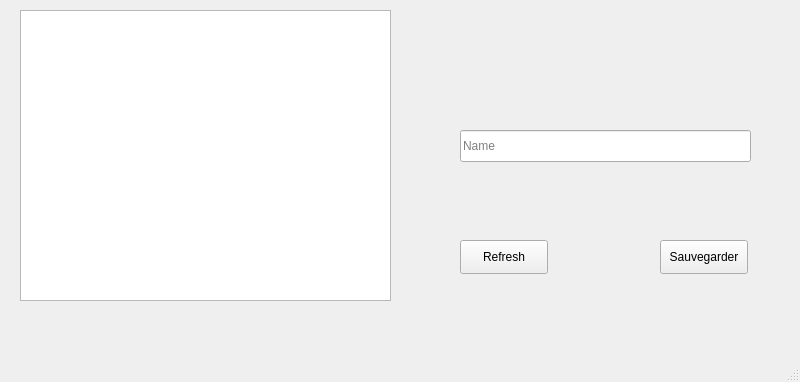
<?xml version="1.0" encoding="UTF-8"?>
<ui version="4.0">
 <class>MainWindow</class>
 <widget class="QMainWindow" name="MainWindow">
  <property name="geometry">
   <rect>
    <x>0</x>
    <y>0</y>
    <width>800</width>
    <height>382</height>
   </rect>
  </property>
  <property name="windowTitle">
   <string>Register New Pcs</string>
  </property>
  <widget class="QWidget" name="centralwidget">
   <widget class="QListWidget" name="listWidget">
    <property name="geometry">
     <rect>
      <x>20</x>
      <y>10</y>
      <width>371</width>
      <height>291</height>
     </rect>
    </property>
   </widget>
   <widget class="QLineEdit" name="lineEdit">
    <property name="geometry">
     <rect>
      <x>460</x>
      <y>130</y>
      <width>291</width>
      <height>32</height>
     </rect>
    </property>
    <property name="placeholderText">
     <string>Name</string>
    </property>
   </widget>
   <widget class="QLabel" name="label">
    <property name="geometry">
     <rect>
      <x>500</x>
      <y>50</y>
      <width>171</width>
      <height>41</height>
     </rect>
    </property>
    <property name="font">
     <font>
      <pointsize>20</pointsize>
      <weight>75</weight>
      <bold>true</bold>
     </font>
    </property>
    <property name="text">
     <string/>
    </property>
   </widget>
   <widget class="QPushButton" name="pushButton">
    <property name="geometry">
     <rect>
      <x>660</x>
      <y>240</y>
      <width>88</width>
      <height>34</height>
     </rect>
    </property>
    <property name="text">
     <string>Sauvegarder</string>
    </property>
   </widget>
   <widget class="QPushButton" name="pushButton_2">
    <property name="geometry">
     <rect>
      <x>460</x>
      <y>240</y>
      <width>88</width>
      <height>34</height>
     </rect>
    </property>
    <property name="text">
     <string>Refresh</string>
    </property>
   </widget>
  </widget>
  <widget class="QMenuBar" name="menubar">
   <property name="geometry">
    <rect>
     <x>0</x>
     <y>0</y>
     <width>800</width>
     <height>30</height>
    </rect>
   </property>
  </widget>
  <widget class="QStatusBar" name="statusbar"/>
 </widget>
 <resources/>
 <connections/>
</ui>
